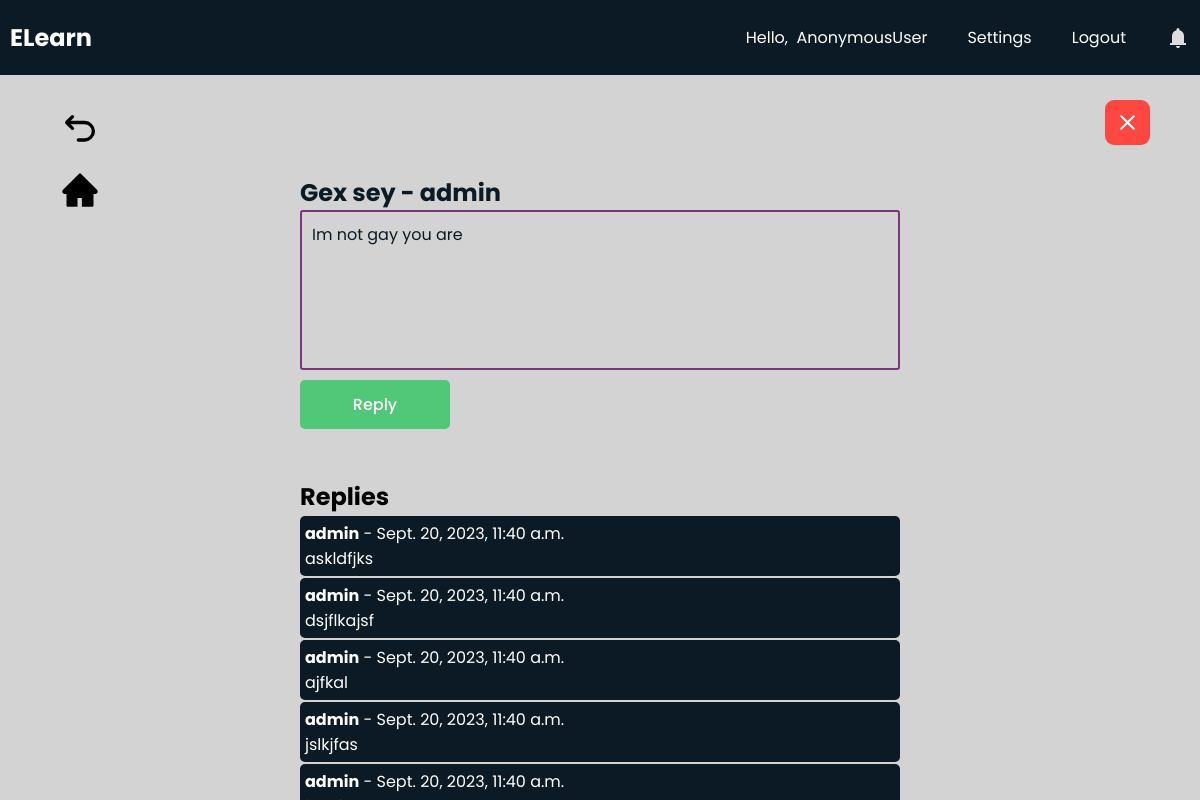
The app's page /teachers/post/1eb2cf270976465383e6c9f6cb4d04ed/1eb2cf270976465383e6c9f6cb4d04ed/ with its own data.
### teachers/models.py (models this page shows, shortened)
class Discussion(models.Model):
    id = models.UUIDField(primary_key=True, default=uuid.uuid4, editable=False)
    course = models.ForeignKey(MyClass, on_delete=models.CASCADE)
    author = models.ForeignKey(User, on_delete=models.CASCADE)
    subject = models.CharField(max_length=255)
    message = models.TextField()
    file = models.FileField(upload_to='documents/', null=True)
    created_at = models.DateTimeField(default=timezone.now)

class Reply(models.Model):
    id = models.AutoField(primary_key=True)
    post = models.ForeignKey(Discussion, on_delete=models.CASCADE)
    author = models.ForeignKey(User, on_delete=models.CASCADE)
    message = models.TextField()
    created_at = models.DateTimeField(default=timezone.now)

### teachers/views.py (the view)
# urls.py: path("post/<str:id>/<str:course_id>/", views.post, name="post"),
def post(request, id, course_id):
    post = Discussion.objects.get(pk=id)
    fileName = ""
    if(post.file):
        fileName = post.file.name.split("/")[-1]
    replies = Reply.objects.filter(post=post).order_by('-created_at')
    if request.method == 'POST':
        message = request.POST.get('message')
        Reply.objects.create(post=post, author=request.user, message=message)
        return redirect(reverse('teachers:post', args=[id, course_id]))
    context = {'post':post, 'replies':replies, 'courseId':course_id, 'fileName':fileName}
    return render(request, "teachers/post.html", context)

### teachers/templates/teachers/post.html (shortened to what this page needs)
{% extends 'teachers/base.html' %}
{% load static %}
{% block extra_css %}
    <link rel="stylesheet" href="{% static 'css/post.css' %}">
{% endblock %}
{% block content %}
    <a class="backbtn" href="{% url 'teachers:discussion' courseId%}"><svg xmlns="http://www.w3.org/2000/svg" width="24" height="24" viewBox="0 0 24 24"><path fill="none" stroke="currentColor" stroke-linecap="round" stroke-linejoin="round" stroke-width="2" d="M11 18h3.75a5.25 5.25 0 1 0 0-10.5H5M7.5 4L4 7.5L7.5 11"/></svg></a>
    <a class="backbtn" id="homebtn" href="{% url 'teachers:course' courseId%}"></a>
    <div id="delete-btn" data-class-id= "{{ post.id }}" data-class-courseId= "{{ courseId }}">
        <svg xmlns="http://www.w3.org/2000/svg" width="24" height="24" viewBox="0 0 24 24"><path fill="none" stroke="white" stroke-linecap="round" stroke-linejoin="round" stroke-width="2" d="M18 6L6 18M6 6l12 12"/></svg>
    </div>
    <div id="contentwrapper">
        <div id="content" id="bell-icon">
            <div id="wrapper">
                <div id="post-wrapper">
                    <h2>{{post.subject}} - {{post.author}}</h2>
                    <div id="message">
                        <p>{{post.message}}</p>
                    </div>
                    <div id="link-wrapper">
                        <div id="reply-btn">Reply</div>
                    </div>
                </div>
                <h2 id="reply-header">Replies</h2>
                <div id="replies-wrapper">
                    {% for reply in replies %}
                    <div class="replies">
                        <strong>{{ reply.author }}</strong> - {{ reply.created_at }}
                        <p>{{ reply.message }}</p>
                    </div>
                    {% endfor %}
                </div>
            </div>
        </div>
    </div>
{% endblock %}

### teachers/static/css/base.css (style rules this page uses)
* { margin: 0; padding: 0; box-sizing: border-box; font-family: "Poppins", sans-serif; }
html { scroll-behavior: smooth; }
body { background: #d3d3d3; }
.backbtn { position: fixed; top: 100px; left: 50px; padding: 10px; border-radius: 20%; display: flex; justify-content: center; align-items: center; cursor: pointer; }
#homebtn { top:160px; }
.backbtn svg { height: 40px; width: 40px; color: black; }
#delete-btn { position: fixed; top: 100px; right: 50px; background: #FF4742; padding: 10px; border-radius: 20%; display: flex; justify-content: center; align-items: center; cursor: pointer; }
#delete-btn svg { height: 25px; width: 25px; }

### teachers/static/css/post.css (style rules this page uses)
#contentwrapper { height: 100vh; padding-top: 75px; background: #d3d3d3; }
#content { height: calc(100%); display: flex; justify-content: center; }
#wrapper { display: flex; flex-direction: column; width: 50%; }
#post-wrapper { margin-top: 100px; width: 100%; color: #0C1A25; height: fit-content; }
#message { width: 100%; border: 2px solid #7c347a; border-radius: 3px; min-height: 20vh; max-height: 30vh; padding: 10px; overflow: auto; }
#reply-btn { width: 150px; display: flex; align-items: center; justify-content: center; font-size: 16px; border-radius: 5px; padding: 12px 25px; border: none; font-weight: 500; background-color: #50C878; color: white; cursor: pointer; margin-top: 10px; }
#reply-header { margin-top: 50px; }
#replies-wrapper { margin-top: 0px; width: 100%; max-width: 100%; flex: 1; overflow: auto; }
#link-wrapper { display: flex; align-items: center; }
.replies { background-color: #0C1A25; width: 100%; color: white; margin-top: 2px; margin-bottom: 2px; padding: 5px; border-radius: 5px; cursor: pointer; }

### records on screen
Discussion: subject "Gex sey", author "admin", message "Im not gay you are"
Reply: author "admin", created_at "Sept. 20, 2023, 11:40 a.m.", message "askldfjks"
Reply: author "admin", created_at "Sept. 20, 2023, 11:40 a.m.", message "dsjflkajsf"
Reply: author "admin", created_at "Sept. 20, 2023, 11:40 a.m.", message "ajfkal"
Reply: author "admin", created_at "Sept. 20, 2023, 11:40 a.m.", message "jslkjfas"
Reply: author "admin", created_at "Sept. 20, 2023, 11:40 a.m."

### other values on screen
{{ request.user }} "AnonymousUser"
